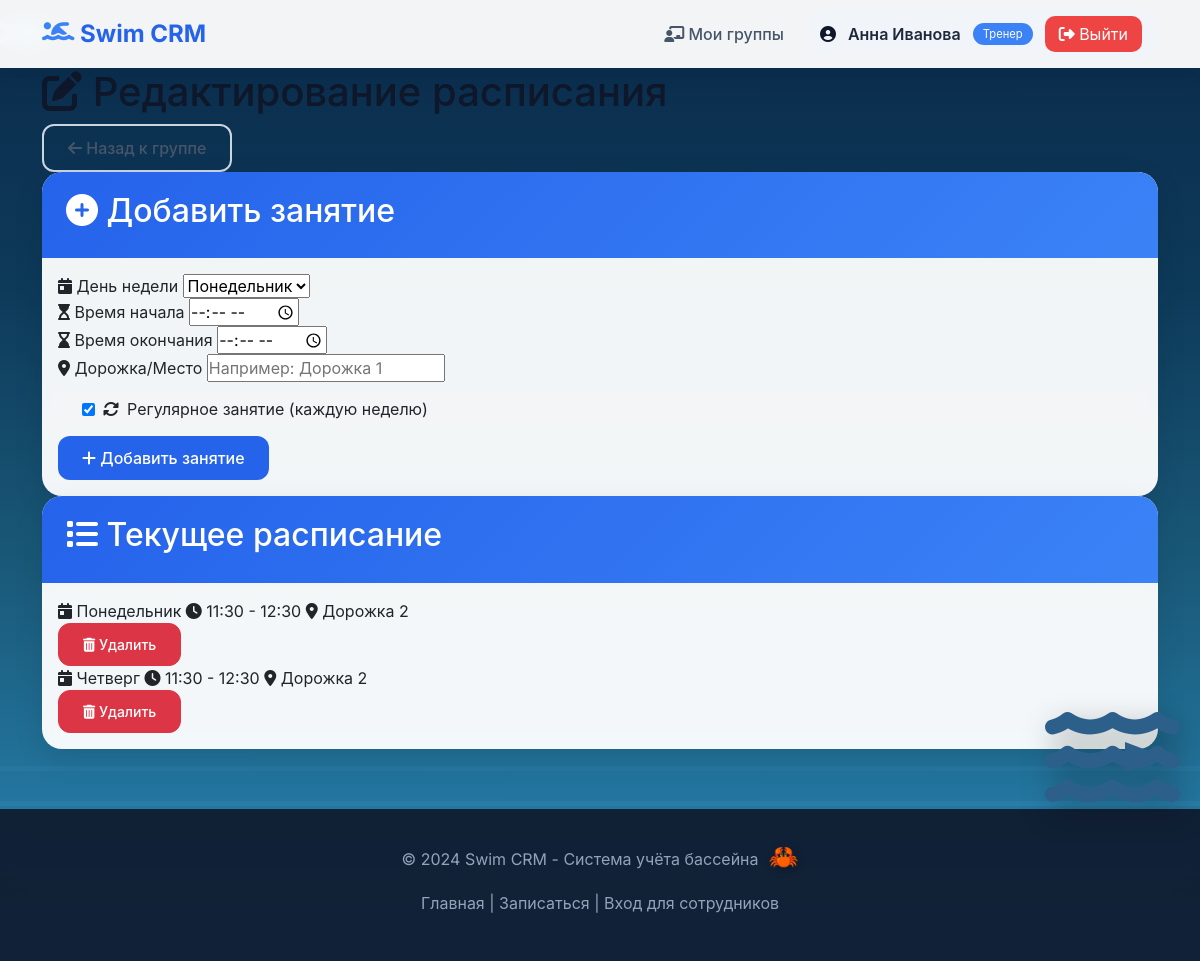
Screenshot of /trainer/group/2/schedule/edit (signed in) with the database file from the repository.
### tables this page shows
CREATE TABLE trainers (
                id INTEGER PRIMARY KEY AUTOINCREMENT,
                full_name VARCHAR(255) NOT NULL,
                phone VARCHAR(20),
                email VARCHAR(255),
                login VARCHAR(100) NOT NULL UNIQUE,
                password_hash VARCHAR(255) NOT NULL,
                specialization TEXT,
                is_active BOOLEAN DEFAULT 1,
                created_at TIMESTAMP DEFAULT CURRENT_TIMESTAMP
            );

CREATE TABLE schedule (
                id INTEGER PRIMARY KEY AUTOINCREMENT,
                group_id INTEGER NOT NULL,
                weekday INTEGER CHECK (weekday BETWEEN 0 AND 6),
                start_time TIME NOT NULL,
                end_time TIME NOT NULL,
                location VARCHAR(100),
                is_recurring BOOLEAN DEFAULT 1,
                single_date DATE,
                FOREIGN KEY (group_id) REFERENCES groups(id) ON DELETE CASCADE
            );

### main.py (the view)
@app.get("/trainer/group/{group_id}/schedule/edit", response_class=HTMLResponse)
async def edit_schedule_form(
    request: Request,
    group_id: int,
    current_user = Depends(get_current_user),
    db_cursor = Depends(get_db)
):
    require_trainer_or_admin(current_user)
    if not can_manage_group(group_id, current_user, db_cursor):
        raise HTTPException(status_code=403, detail="Нет доступа")
    db_cursor.execute(
        "SELECT id, weekday, start_time, end_time, location, is_recurring, single_date FROM schedule WHERE group_id = ?",
        (group_id,)
    )
    schedule = db_cursor.fetchall()
    return templates.TemplateResponse(
        request,
        "edit_schedule.html",
        {
            "request": request,
            "group_id": group_id,
            "schedule": schedule,
            "weekdays": ["Понедельник", "Вторник", "Среда", "Четверг", "Пятница", "Суббота", "Воскресенье"],
            "current_user": current_user
        }
    )

### templates/edit_schedule.html (shortened to what this page needs)
{% extends "base.html" %}
{% block content %}
<div class="container">
    <div class="page-header">
        <h1><i class="fas fa-edit"></i> Редактирование расписания</h1>
        <a href="/trainer/group/{{ group_id }}" class="btn btn-outline">
            <i class="fas fa-arrow-left"></i> Назад к группе
        </a>
    </div>
    <div class="card">
        <div class="card-header">
            <h2><i class="fas fa-plus-circle"></i> Добавить занятие</h2>
        </div>
        <div class="card-body">
            <form method="post" action="/trainer/group/{{ group_id }}/schedule/add" class="schedule-form">
                <div class="form-row">
                    <div class="form-group">
                        <label for="weekday"><i class="fas fa-calendar-day"></i> День недели</label>
                        {% set weekdays = {0: 'Понедельник', 1: 'Вторник', 2: 'Среда', 3: 'Четверг', 4: 'Пятница', 5: 'Суббота', 6: 'Воскресенье'} %}
                        <select id="weekday" name="weekday" required>
                            {% for i, day in weekdays.items() %}
                                <option value="{{ i }}">{{ day }}</option>
                            {% endfor %}
                        </select>
                    </div>
                    <div class="form-group">
                        <label for="start_time"><i class="fas fa-hourglass-start"></i> Время начала</label>
                        <input type="time" id="start_time" name="start_time" required>
                    </div>
                    <div class="form-group">
                        <label for="end_time"><i class="fas fa-hourglass-end"></i> Время окончания</label>
                        <input type="time" id="end_time" name="end_time" required>
                    </div>
                    <div class="form-group">
                        <label for="location"><i class="fas fa-map-marker-alt"></i> Дорожка/Место</label>
                        <input type="text" id="location" name="location" placeholder="Например: Дорожка 1">
                    </div>
                </div>
                <div class="form-check" style="margin: 15px 0;">
                    <label style="display: flex; align-items: center; gap: 8px; cursor: pointer;">
                        <input type="checkbox" id="is_recurring" name="is_recurring" value="true" checked>
                        <i class="fas fa-sync-alt"></i> Регулярное занятие (каждую неделю)
                    </label>
                </div>
                <div class="form-actions">
                    <button type="submit" class="btn btn-primary">
                        <i class="fas fa-plus"></i> Добавить занятие
                    </button>
                </div>
            </form>
        </div>
    </div>
    <div class="card">
        <div class="card-header">
            <h2><i class="fas fa-list"></i> Текущее расписание</h2>
        </div>
        <div class="card-body">
            {% if schedule %}
                <div class="schedule-list">
                    {% set weekdays = {0: 'Понедельник', 1: 'Вторник', 2: 'Среда', 3: 'Четверг', 4: 'Пятница', 5: 'Суббота', 6: 'Воскресенье'} %}
                    {% for item in schedule %}
                        <div class="schedule-item">
                            <div class="schedule-info" style="flex: 1;">
                                <span class="schedule-day"><i class="fas fa-calendar-day"></i> {{ weekdays[item.weekday] }}</span>
                                <span class="schedule-time"><i class="fas fa-clock"></i> {{ item.start_time[:5] }} - {{ item.end_time[:5] }}</span>
                                <span class="schedule-location"><i class="fas fa-map-marker-alt"></i> {{ item.location or 'Дорожка не указана' }}</span>
                            </div>
                            <form method="post" action="/trainer/schedule/{{ item.id }}/delete"
                                  onsubmit="return confirm('Удалить это занятие из расписания?')">
                                <button type="submit" class="btn btn-danger btn-sm">
                                    <i class="fas fa-trash-alt"></i> Удалить
                                </button>
                            </form>
                        </div>
                    {% endfor %}
                </div>
            {% endif %}
        </div>
    </div>
</div>
{% endblock %}

### templates/base.html (shortened to what this page needs)
<!DOCTYPE html>
<html lang="ru">
<head>
    <link href="https://cdn.jsdelivr.net/npm/bootstrap@5.3.0/dist/css/bootstrap.min.css" rel="stylesheet">
    <link rel="stylesheet" href="https://cdnjs.cloudflare.com/ajax/libs/font-awesome/6.4.0/css/all.min.css">
</head>
<body>
    <div class="water-background">
        <div class="wave"></div>
        <div class="wave"></div>
    </div>
    <div class="dolphin dolphin-1">
    </div>
    <div class="dolphin dolphin-2">
    </div>
    <div class="dolphin dolphin-3">
    </div>
    <div class="dolphin dolphin-4">
    </div>
    <div class="whale">
        <i class="fas fa-water"></i>
        <div class="whale-mouth"></div>
    </div>
    <nav class="navbar navbar-expand-lg">
        <div class="container">
            <a class="navbar-brand" href="/">
                <i class="fas fa-swimmer"></i>
                <span>Swim CRM</span>
            </a>
            <div class="collapse navbar-collapse" id="navbarNav">
                <ul class="navbar-nav ms-auto align-items-center gap-2">
                    {% if current_user %}
                        {% if current_user.type == 'parent' %}
                            <li class="nav-item"><a class="nav-link" href="/parent/profile"><i class="fas fa-user"></i> Мои дети</a></li>
                        {% elif current_user.type == 'trainer' %}
                            <li class="nav-item"><a class="nav-link" href="/trainer/dashboard"><i class="fas fa-chalkboard-user"></i> Мои группы</a></li>
                        {% elif current_user.type == 'admin' %}
                            <li class="nav-item"><a class="nav-link" href="/dashboard"><i class="fas fa-tachometer-alt"></i> Дашборд</a></li>
                            <li class="nav-item"><a class="nav-link" href="/trainer/dashboard"><i class="fas fa-users"></i> Все группы</a></li>
                        {% endif %}
                        <li class="nav-item">
                            <div class="user-info">
                                <i class="fas fa-user-circle"></i>
                                <span class="user-name">{{ current_user.name }}</span>
                                <span class="user-type">
                                    {% if current_user.type == 'parent' %}Родитель
                                    {% elif current_user.type == 'trainer' %}Тренер
                                    {% else %}Администратор{% endif %}
                                </span>
                                <a href="/logout" class="logout-btn" style="background: #ef4444; color: white; padding: 6px 14px; border-radius: 10px; text-decoration: none;">
                                    <i class="fas fa-sign-out-alt"></i> Выйти
                                </a>
                            </div>
                        </li>
                    {% else %}
                        <li class="nav-item"><a class="nav-link" href="/login"><i class="fas fa-sign-in-alt"></i> Вход</a></li>
                        <li class="nav-item"><a class="btn btn-primary" href="/apply"><i class="fas fa-pen"></i> Записаться</a></li>
                    {% endif %}
                </ul>
            </div>
        </div>
    </nav>
    <main class="fade-in">
        {% block content %}
        {% endblock %}
    </main>
    <footer class="footer">
        <p>&copy; 2024 Swim CRM - Система учёта бассейна</p>
        <p class="mt-2">
            <a href="/">Главная</a> |
            <a href="/apply">Записаться</a> |
            <a href="/login">Вход для сотрудников</a>
        </p>
    </footer>
<div class="ocean-background" id="oceanBackground"></div>
</body>
</html>

### templates/base.html (style rules this page uses)
* { margin: 0; padding: 0; box-sizing: border-box; }
body { font-family: 'Inter', -apple-system, BlinkMacSystemFont, 'Segoe UI', Roboto, sans-serif; min-height: 100vh; color: #0f172a; position: relative; overflow-x: hidden; background: #0a2a4a; }
.water-background { position: fixed; top: 0; left: 0; width: 100%; height: 100%; z-index: 0; overflow: hidden; background: linear-gradient(180deg, #0a2a4a 0%, #0e3a5a 30%, #1a5a7a 60%, #2a8aba 100%); }
.wave { position: absolute; width: 200%; height: 100px; background: repeating-linear-gradient( transparent 0px, transparent 30px, rgba(100, 180, 250, 0.3) 30px, rgba(100, 180, 250, 0.3) 35px, transparent 35px, transparent 65px, rgba(80, 160, 230, 0.2) 65px, rgba(80, 160, 230, 0.2) 70px ); bottom: 0; left: -50%; animation: waveMoveLeft 8s linear infinite; }
.wave:nth-child(4) { bottom: 150px; height: 40px; animation-duration: 7s; opacity: 0.3; animation-delay: 0.5s; }
.wave:nth-child(5) { bottom: 190px; height: 35px; animation-duration: 9s; opacity: 0.25; animation-delay: 3s; }
.dolphin { position: absolute; font-size: 45px; cursor: pointer; filter: drop-shadow(2px 4px 6px rgba(0,0,0,0.2)); z-index: 2; }
.dolphin-1 { animation: dolphinSwim1 14s ease-in-out infinite; }
.dolphin-2 { animation: dolphinSwim2 16s ease-in-out infinite; animation-delay: 3s; }
.dolphin-3 { animation: dolphinSwim3 18s ease-in-out infinite; animation-delay: 6s; }
.dolphin-4 { animation: dolphinSwim4 20s ease-in-out infinite; animation-delay: 9s; }
.whale { position: fixed; right: -200px; bottom: 15%; z-index: 15; cursor: pointer; animation: whaleEnter 2s ease-out forwards; }
.whale i { font-size: 120px; color: #2c5f8a; filter: drop-shadow(5px 10px 15px rgba(0,0,0,0.3)); transition: transform 0.3s; }
.whale-mouth { position: absolute; top: 45px; right: 15px; width: 0; height: 0; border-left: 40px solid #2c5f8a; border-top: 15px solid transparent; border-bottom: 15px solid transparent; transition: all 0.3s; }
.navbar { background: rgba(255, 255, 255, 0.95); backdrop-filter: blur(10px); box-shadow: 0 4px 20px rgba(0, 0, 0, 0.08); position: sticky; top: 0; z-index: 1000; }
.navbar-brand { font-weight: 700; color: #2563eb !important; font-size: 1.5rem; }
.navbar-brand i { font-size: 1.8rem; color: #3b82f6; }
.nav-link { color: #475569 !important; font-weight: 500; transition: all 0.3s ease; border-radius: 10px; margin: 0 4px; }
.user-info { background: #f1f5f9; padding: 8px 16px; border-radius: 40px; display: flex; align-items: center; gap: 12px; }
.user-name { font-weight: 600; color: #1e293b; }
.user-type { font-size: 0.7rem; padding: 3px 10px; border-radius: 20px; background: #3b82f6; color: white; }
.logout-btn { background: #ef4444 !important; color: white !important; border-radius: 8px; padding: 6px 14px; }
.btn { border-radius: 12px; font-weight: 500; padding: 10px 24px; transition: all 0.3s ease; }
.btn-primary { background: #2563eb; border: none; }
.btn-outline { background: transparent; border: 2px solid #cbd5e1; color: #475569; }
.card { border: none; border-radius: 20px; box-shadow: 0 10px 30px rgba(0, 0, 0, 0.1); transition: all 0.3s ease; background: rgba(255, 255, 255, 0.95); backdrop-filter: blur(5px); overflow: hidden; }
.card-header { background: linear-gradient(135deg, #2563eb 0%, #3b82f6 100%); color: white; border: none; padding: 20px 24px; }
.container { position: relative; z-index: 10; }
.footer { background: rgba(15, 23, 42, 0.9); backdrop-filter: blur(10px); color: #94a3b8; text-align: center; padding: 30px; margin-top: 60px; position: relative; z-index: 10; }
.footer a { color: #94a3b8; text-decoration: none; transition: color 0.3s; }
.fade-in { animation: fadeInUp 0.6s ease; }
.ocean-background { position: fixed; top: 0; left: 0; width: 100%; height: 100%; z-index: -1; overflow: hidden; pointer-events: none; }

### rows the page displays
trainers: name "Анна Иванова"
schedule: weekday "Понедельник", start_time "11:30", end_time "12:30", location "Дорожка 2"
schedule: weekday "Четверг", start_time "11:30", end_time "12:30", location "Дорожка 2"

### other values shown
form field weekday "Понедельник"
